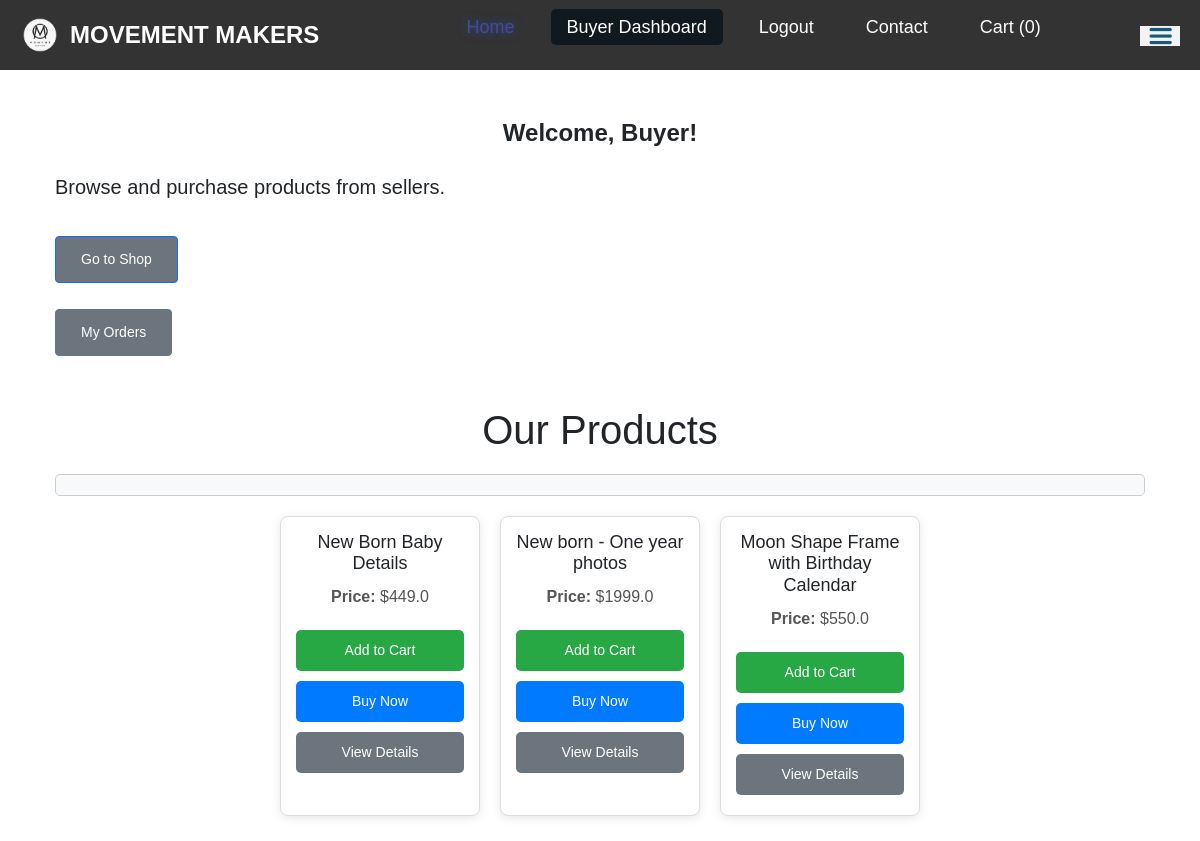
Screenshot of /buyer_dashboard (signed in) with the database file from the repository.
### app.py (models this page shows)
class Product(db.Model):
    id = db.Column(db.Integer, primary_key=True)
    name = db.Column(db.String(100), nullable=False)
    price = db.Column(db.Float, nullable=False)
    description = db.Column(db.Text, nullable=False)
    image_path = db.Column(db.String(255), nullable=True)
    seller_id = db.Column(db.Integer, db.ForeignKey('user.id', ondelete="CASCADE"), nullable=False)
    seller = db.relationship('User', backref=db.backref('products', lazy=True, cascade="all, delete"))

### app.py (the view)
@app.route('/buyer_dashboard')
@role_required('buyer')
def buyer_dashboard():
     products = Product.query.all()  # Fetch all products
     return render_template('buyer_dashboard.html', products=products)

### app.py (called while the page is built)
def role_required(allowed_roles):
    def wrapper(f):
        @wraps(f)
        def decorated_function(*args, **kwargs):
            if 'logged_in' not in session or session.get('role') not in allowed_roles:
                return redirect(url_for('login'))
            return f(*args, **kwargs)
        return decorated_function
    return wrapper

### templates/buyer_dashboard.html (shortened to what this page needs)
<!DOCTYPE html>
<html lang="en">
  <head>
    <link rel="stylesheet" href="{{ url_for('static', filename='style.css') }}" />
    <script src="{{ url_for('static', filename='script.js') }}"></script> <link
      rel="stylesheet"
      href="https://cdn.jsdelivr.net/npm/bootstrap@5.3.0/dist/css/bootstrap.min.css"
    />
    {% include 'header.html'%}
  </head>
  <body>
    {% include 'navbar.html' %}
    <div class="container mt-4">
      <h2 class="mb-4">Welcome, Buyer!</h2>
      <p class="lead mb-4">Browse and purchase products from sellers.</p>
      <div class="d-flex flex-column align-items-start">
        <a href="" class="btn btn-primary mb-3" role="button">
          Go to Shop
        </a>
        <a href="{{ url_for('order_history') }}" class="btn btn-secondary" role="button">
          My Orders
        </a>
      </div>
    </div>
    <div class="container">
      <h1>Our Products</h1>
      <div id="messageBox" class="message-box"></div>
      <div class="row">
        {% if products %}
        {% for product in products %}
        <div onclick="viewProductDetails('{{ product.id }}')" class="product-card">
          <h3>{{ product.name }}</h3>
          <p><strong>Price:</strong> ${{ product.price }}</p>
          <button class="btn add-to-cart" onclick="addToCart('{{ product.id }}')">Add to Cart</button>
          <button class="btn buy-now"
      data-product-id="{{ product.id }}"
      data-product-name="{{ product.name }}"
      data-product-price="{{ product.price }}"
      onclick="buynow('{{ product.id }}', '{{ product.name }}', '{{ product.price }}')">Buy Now</button>
          <button class="btn view-details" onclick="viewProductDetails('{{ product.id }}')">View Details</button>
        </div>
        {% endfor %}
        {% else %}
        <div class="alert" role="alert">No products available.</div>
        {% endif %}
      </div>
    </div>
  </body>
</html>

### static/style.css (style rules this page uses)
body { padding: 0; margin: 0; }
body { font-family: Arial, sans-serif; }
.container { width: auto; margin: 0 auto; padding: 20px; border: 5px solid white; }
h1 { text-align: center; margin-bottom: 20px; }
.message-box { margin-bottom: 20px; padding: 10px; background-color: #f8f9fa; border: 1px solid #ccc; border-radius: 5px; }
button { width: 100%; padding: 12px; font-size: 16px; color: #fff; background-color: #007bff; border: none; border-radius: 4px; cursor: pointer; transition: background-color 0.3s; }
.btn { display: inline-block; margin-top: 10px; padding: 12px 25px; text-align: center; font-size: 14px; background-color: #6c757d; color: white; text-decoration: none; border-radius: 4px; transition: background-color 0.3s; }
.row { display: flex; flex-wrap: wrap; gap: 20px; justify-content: center; }
.product-card { background-color: #fff; border: 1px solid #ddd; border-radius: 8px; width: 200px; padding: 15px; text-align: center; box-shadow: 0 2px 10px rgba(0, 0, 0, 0.1); }
.product-card h3 { font-size: 18px; margin-bottom: 10px; }
.product-card p { font-size: 16px; color: #555; }
.product-card .btn { width: 100%; padding: 10px; margin: 5px 0; cursor: pointer; border: none; border-radius: 5px; }
.product-card .add-to-cart { background-color: #28a745; color: white; }
.product-card .buy-now { background-color: #007bff; color: white; }
.product-card .view-details { background-color: #6c757d; color: white; }
.container h2 { text-align: center; margin-bottom: 30px; font-size: 24px; font-weight: bold; }
button { background-color: #f44336; color: white; padding: 8px 16px; border: none; border-radius: 4px; cursor: pointer; transition: background-color 0.3s ease; }

### rows the page displays
Product: name "New Born Baby Details", price "449.0"
Product: name "New born - One year photos", price "1999.0"
Product: name "Moon Shape Frame with Birthday Calendar", price "550.0"

### other values shown
{{ session['role'].capitalize() }} "Buyer"
